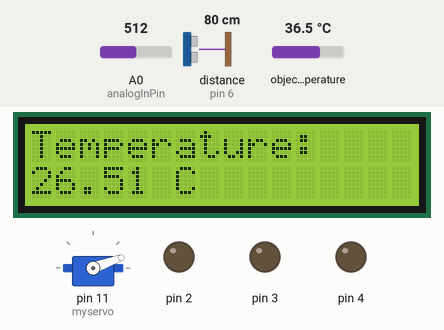
The sketch below on a simulated Arduino Uno, built with avr-gcc and run on an emulated ATmega328P. Shown: 16×2 character LCD, servo, output pins drawn as LEDs (lit = HIGH). Wiring (inferred from the names in the program): ultrasonic range finder: trigger pin 5; echo pin 6. Inputs (shaded band) come from the test bench; at power-on: distance to the obstacle (sensor on pin 6) 80 cm, A0 (analogInPin) = 512, object temperature 36.5 °C. The echo pulse lasts 58.3 µs per cm; pins used as bus, display or sensor lines are not drawn; what the sketch prints to the serial monitor is not drawn.

Above: at 1.2 s.
1.3 s: distance to the obstacle (sensor on pin 6) set to 17 cm
3.7 s: distance to the obstacle (sensor on pin 6) set to 13 cm
At 4.7 s:
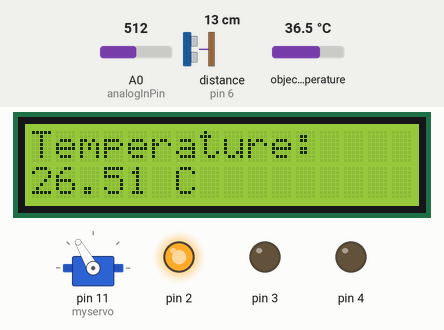
10.0 s: A0 (analogInPin) set to 432
12.4 s: A0 (analogInPin) set to 408
At 13.1 s:
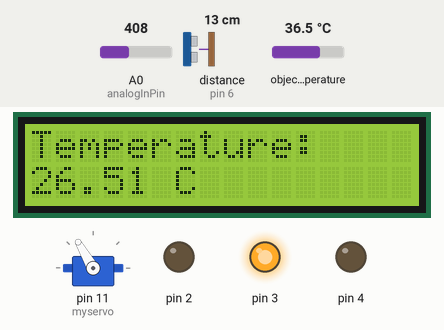
18.6 s: object temperature set to 20 °C
At 19.7 s:
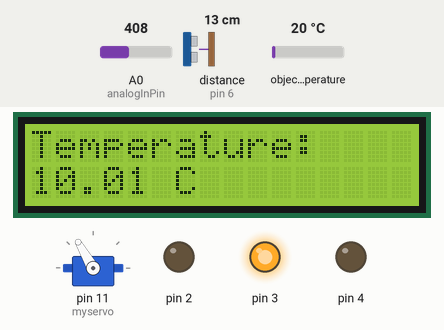
22.8 s: distance to the obstacle (sensor on pin 6) set to 18 cm
At 24.1 s:
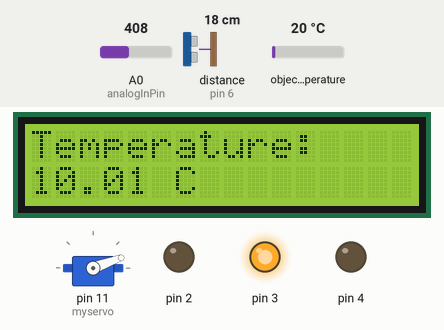
Timing chart, 0 to 25.8 s (numbered marks = the images above; inputs shaded):
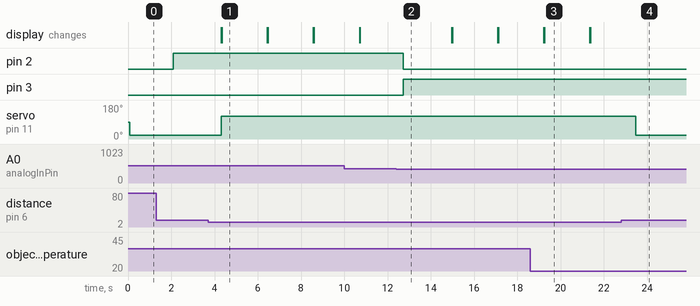

The sketch:

Code.ino
```cpp
#include <Wire.h>
#include <Adafruit_MLX90614.h>
#include <LiquidCrystal_I2C.h>
#include <Servo.h>

const int analogInPin = A0;
int sensorValue = 0;

Adafruit_MLX90614 mlx = Adafruit_MLX90614();
LiquidCrystal_I2C lcd(0x27, 16, 2);

Servo myservo;
int pos = 20;
const int trigPin = 5;
const int echoPin = 6;

long duration;
float distance;

int i = 0;

void setup() {
  Serial.begin(9600); //Initializing the Serial Port to Baud rate 9600
  mlx.begin();
  //initialize lcd screen
  lcd.init();
  // turn on the backlight
  lcd.backlight();
  // declare pin  to be an output:
  pinMode(2,OUTPUT);
  pinMode(3,OUTPUT);
  pinMode(4,OUTPUT);
  //Serial.begin(9600);
  //-----------------
  myservo.attach(11);
  pinMode(trigPin, OUTPUT);
  pinMode(echoPin, INPUT);
  myservo.write(pos);
}

// the loop routine runs over and over again forever:
void loop() {
  //Reading the data from the sensor and printing it on Serial terminal
  lcd.setCursor(0,0);
  lcd.print("Temperature:");
  Serial.print("Temperature:");
  lcd.setCursor(0,1);
  Serial.print(mlx.readObjectTempC());
  lcd.print(mlx.readObjectTempC() - 10);
  Serial.print(" C");
  lcd.print(" C");

  Serial.println();
  delay(2000);
  //-------------------
  sensorValue = analogRead(analogInPin);
  Serial.print("sensor = ");
  Serial.print(sensorValue);
  Serial.print("\n");
  delay(2);
  if(( sensorValue<340)){
    digitalWrite(2,LOW);
    digitalWrite(3,LOW);
    digitalWrite(4,HIGH);
    delay(100);
    }
  else if((sensorValue>=340)&&(sensorValue<420)){
    digitalWrite(2,LOW);
    digitalWrite(3,HIGH);
    digitalWrite(4, LOW);
    delay(100);
    }
  else if((sensorValue>=420)){
    digitalWrite(2,HIGH);//green
    digitalWrite(3,LOW);//blue
    digitalWrite(4,LOW);//red
   delay(100);
    }
   // Serial.begin(9600);
  digitalWrite(trigPin, LOW);
  delayMicroseconds(2);
  digitalWrite(trigPin, HIGH);
  delayMicroseconds(10);
  digitalWrite(trigPin, LOW);

  duration = pulseIn(echoPin, HIGH);
  distance = 0.034*(duration/2);
  Serial.println(distance);
  if (distance < 15)
  {
    //-------------
    myservo.write(pos+100);
    lcd.clear();
    //delay(500);
    i = i + 1;
  }
  else
  {
      myservo.write(pos);
      if (i == 1) {
        i = 0;
        lcd.clear();
      }
  }
}
```

Measured:
- the behaviour switches between 16 and 15 cm on distance to the obstacle (sensor on pin 6) (found by bisection; images 0 and 1)
- the behaviour switches between 420 and 419 on A0 (analogInPin) (found by bisection; images 1 and 2)
- after the input at 3.7 s, servo on pin 11 (myservo): 20° → 120° after 0.62 s; the display: first changes after 0.62 s (image 1 shows a later state)
- after the input at 12.4 s, pin 2: HIGH → LOW after 0.33 s; pin 3: LOW → HIGH after 0.33 s
- after the input at 18.6 s, the display: first differs from a run without the input after 0.64 s (image 3)
- after the input at 22.8 s, servo on pin 11 (myservo): 120° → 20° after 0.67 s
- what the display in image 1 shows lasts 2.1 s, from 4.3 s to 6.4 s
